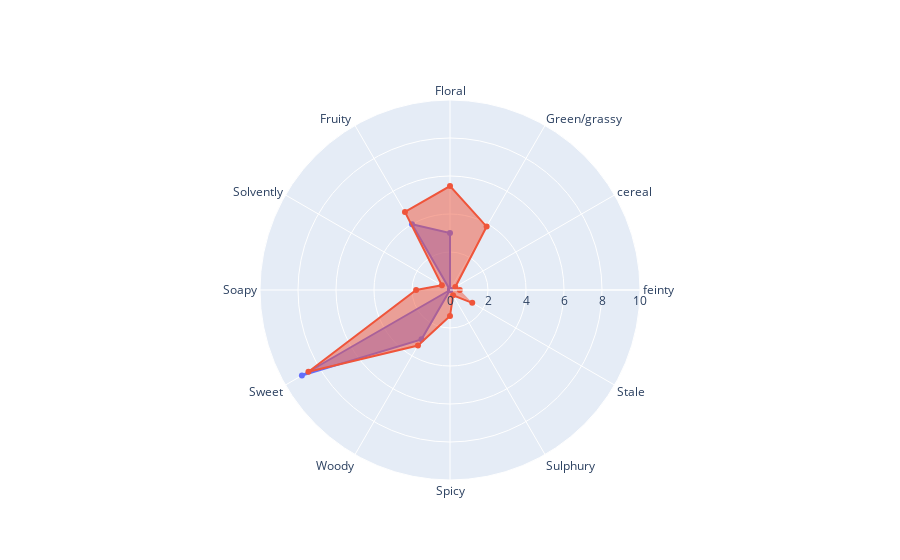

Notebook code cell kept with this figure:
### Code cell
#["floral", "fruit", "sweet", "wood", "peat"]
panelist_scores_000633 = [0,0,0,3,4,0,0,9,3,0,0,0]
compare_profiles(OSA_plotting_000633, panelist_scores_000633)

### Figure 1 — Plotly figure (JSON) as saved in the notebook; plotly's stock layout.template omitted (floating-point values rounded to 4 significant figures)
{"data": [{"fill": "toself", "name": "panelist", "r": [0, 0, 0, 3, 4, 0, 0, 9, 3, 0, 0, 0], "theta": ["feinty", "cereal", "Green/grassy", "Floral", "Fruity ", "Solvently", "Soapy", "Sweet", "Woody", "Spicy", "Sulphury", "Stale"], "type": "scatterpolar"}, {"fill": "toself", "name": "MS_prediction", "r": [0.5159, 0.3219, 3.856, 5.471, 4.741, 0.494, 1.783, 8.604, 3.373, 1.368, 0.3219, 1.351], "theta": ["feinty", "cereal", "Green/grassy", "Floral", "Fruity ", "Solvently", "Soapy", "Sweet", "Woody", "Spicy", "Sulphury", "Stale"], "type": "scatterpolar"}], "layout": {"polar": {"radialaxis": {"range": [0, 10], "visible": true}}, "showlegend": false}}
